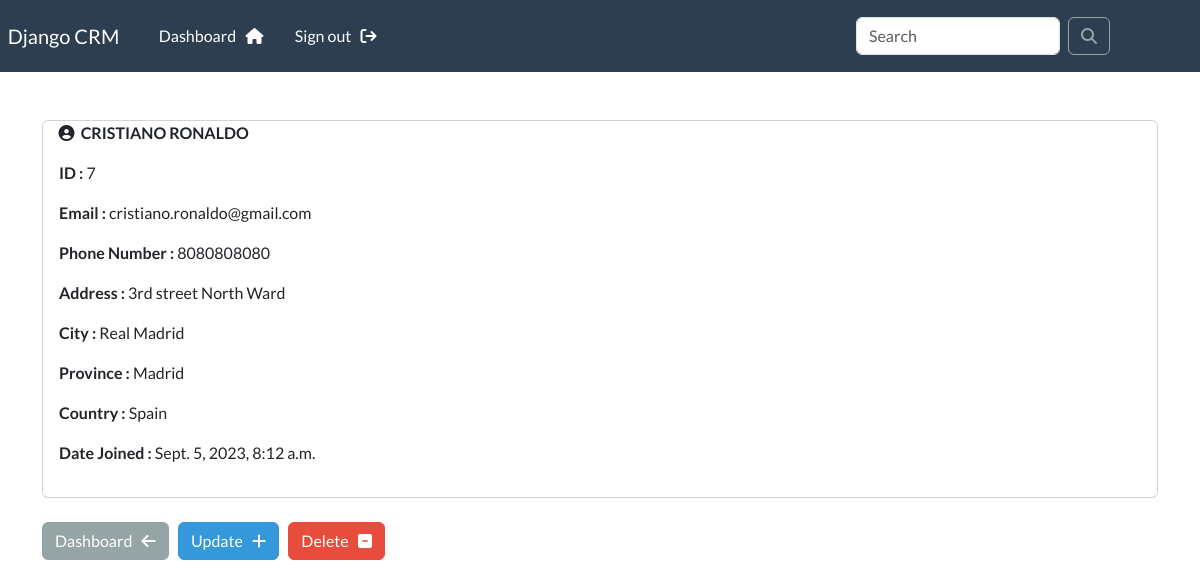
Screenshot of /view-record/7 (signed in) with the database file from the repository.
### App/models.py (models this page shows, shortened)
class Record(models.Model):
    creation_date = models.DateTimeField(auto_now_add=True)
    first_name = models.CharField(max_length=100)
    last_name = models.CharField(max_length=100)
    email = models.CharField(max_length=255)
    phone = models.CharField(max_length=20)
    address = models.CharField(max_length=255)
    city = models.CharField(max_length=255)
    province = models.CharField(max_length=200)
    country = models.CharField(max_length=120)

### App/views.py (the view)
# urls.py: path('view-record/<int:pk>', views.view_record, name='view-record'),
@login_required(login_url='login')
def view_record(request, pk):
    all_records = Record.objects.get(id=pk)
    context = {'record': all_records}
    return render(request, 'App/view-record.html', context=context)

### App/templates/App/view-record.html (shortened to what this page needs)
{% extends 'App/base.html' %}
{% load crispy_forms_tags %}
{% block content %}
    <br>
    <div class="card">
        <strong>&nbsp;&nbsp;&nbsp;&nbsp;&nbsp;<i class="fa fa-user-circle" aria-hidden="true"></i> &nbsp;{{ record.first_name | upper }} {{ record.last_name | upper}}</strong>
        <div class="card-body">
            <p><strong>ID : </strong> {{ record.id }}</p>
            <p><strong>Email : </strong> {{ record.email }}</p>
            <p><strong>Phone Number : </strong> {{ record.phone }}</p>
            <p><strong>Address : </strong> {{ record.address }}</p>
            <p><strong>City : </strong> {{ record.city }}</p>
            <p><strong>Province : </strong> {{ record.province }}</p>
            <p><strong>Country : </strong> {{ record.country }}</p>
            <p><strong>Date Joined : </strong> {{ record.creation_date }}</p>
        </div>
    </div>
    <br>
    <a href="{% url 'dashboard' %}" class="btn btn-secondary">Dashboard &nbsp; <i class="fa fa-arrow-left" aria-hidden="true"></i></a> &nbsp;
    <a href="{% url 'update-record' record.id %}" class="btn btn-info">Update &nbsp; <i class="fa fa-plus" aria-hidden="true"></i></a> &nbsp;
    <a href="{% url 'delete-record' record.id %}" class="btn btn-danger">Delete &nbsp; <i class="fa fa-minus-square" aria-hidden="true"></i></a>
{% endblock content %}

### rows the page displays
Record: first_name "CRISTIANO", last_name "RONALDO", id "7", email "cristiano.ronaldo@gmail.com", phone "8080808080", address "3rd street North Ward", city "Real Madrid", province "Madrid", country "Spain", creation_date "Sept. 5, 2023, 8:12 a.m."
